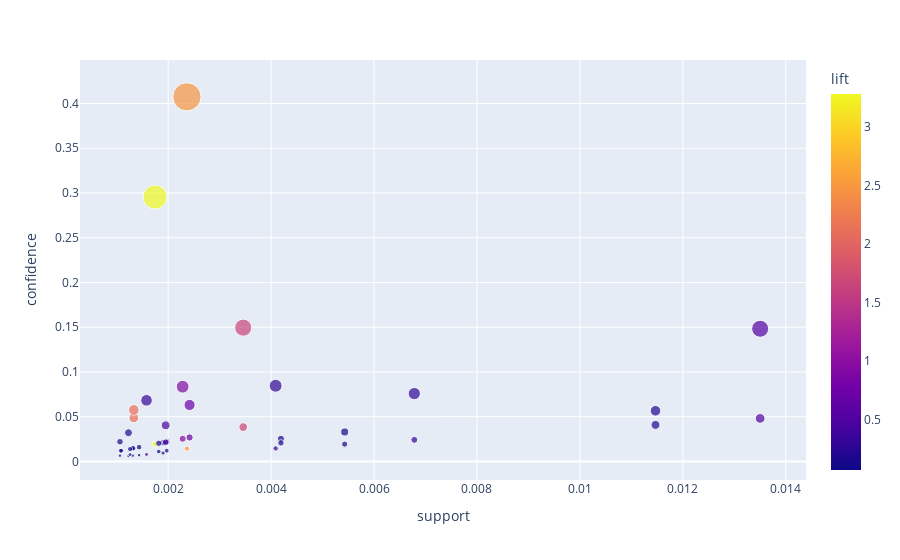

Notebook code cell kept with this figure:
### Code cell
fig = px.scatter(rules, x="support", y="confidence", color="lift", size="confidence",
                 hover_data=["support", "confidence", "lift", "antecedent support", "consequent support"],
                 hover_name=rules["antecedents"].apply(lambda x: ", ".join(list(x))) + 
                            " -> " + 
                            rules["consequents"].apply(lambda x: ", ".join(list(x))) + 
                            rules["antecedent support"].apply(lambda x: "{:.3f}".format(x)) + 
                            rules["consequent support"].apply(lambda x: "{:.3f}".format(x)))
fig.show()
